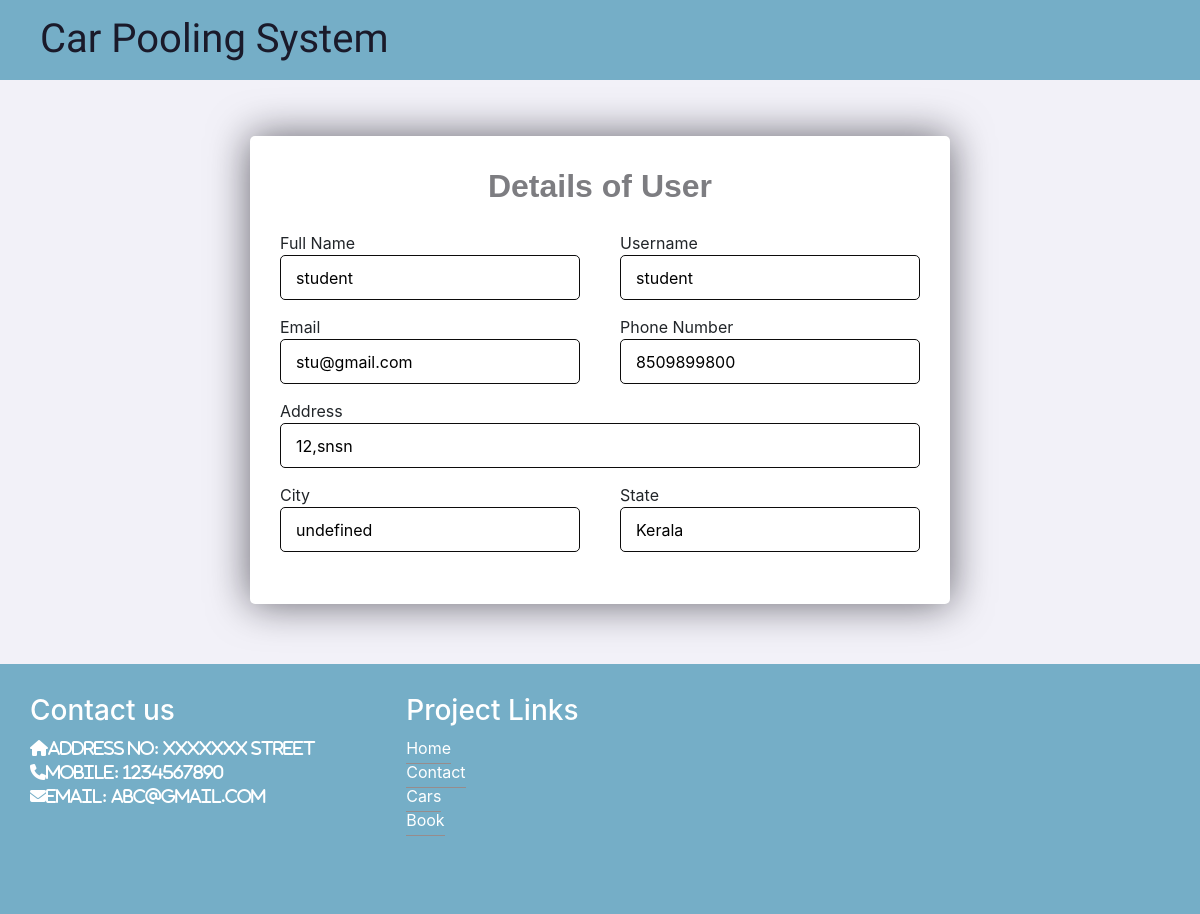
/myaccount (signed in), run on the app's committed database.
### website/models.py (models this page shows, shortened)
class Customer(models.Model):
    usern = models.OneToOneField(User, on_delete=models.CASCADE, max_length=80, unique=True, blank=True, default=None)
    fname = models.CharField(max_length=80, blank=True)
    email = models.EmailField(max_length=80, unique=True)
    password = models.CharField(max_length=200, default='default_password')
    gender = models.CharField(max_length=20)
    mobile = models.CharField(max_length=11, null=False)
    address = models.CharField(max_length=100, null=False)
    city = models.CharField(max_length=100, null=False)
    state = models.CharField(max_length=100, null=False)
    college = models.CharField(max_length=200, null=True, blank=True)
    degree = models.CharField(max_length=200, null=True, blank=True)
    field_of_study = models.CharField(max_length=200, null=True, blank=True)
    graduation_year = models.CharField(max_length=4, null=True, blank=True)
    current_status = models.CharField(max_length=100, null=True, blank=True)
    company_name = models.CharField(max_length=200, null=True, blank=True)
    role = models.CharField(max_length=200, null=True, blank=True)
    languages = models.CharField(max_length=500, null=True, blank=True)

### website/views.py (the view)
# urls.py: path('myaccount', views.MyAccount,name="myaccount"),
def MyAccount(request):
    if request.method == 'GET':
        if request.user.is_authenticated:
            user = request.user
            cust=Customer.objects.get(usern=user)
            context={'cust': cust}
            return render(request, "myaccount.html", context)

### templates/myaccount.html (shortened to what this page needs)
{% load static %}
<!doctype html>
<html lang="en">
<head>
    <link rel="stylesheet" href="https://cdnjs.cloudflare.com/ajax/libs/font-awesome/4.7.0/css/font-awesome.min.css">
    <link rel="stylesheet" href="https://maxcdn.bootstrapcdn.com/bootstrap/4.0.0/css/bootstrap.min.css"
>
    <link rel="stylesheet" type="text/css" href="{% static 'styles/registration.css'%}">
    <link rel="stylesheet" type="text/css" href="{% static 'styles/home.css'%}">
</head>
<body>
    <div class="topnav" id="myTopnav">
        <ul>
            <div id="name">
                <h1>Car Pooling System</h1>
            </div>
        </ul>
        <ul id="rest">
            {% if user.is_authenticated %}
            <ul><a href="{% url 'home' %}" class="active">Home</a></ul>
            <ul><a href="{% url 'searchmycar' %}">Book Your Car</a></ul>
            <ul><a href="{% url 'dashboard' %}">Dashboard</a></ul>
            <ul><a href="{% url 'allcars' %}">Cars</a></ul>
            <ul><a href="{% url 'mycar_list' %}">My Cars</a></ul>
            <ul><a href="{% url 'logout' %}">Logout</a></ul>
            {% endif %}
        </ul>
    </div>
    <div class="cssanimation sequence fadeInBottom">
    <div class="container1">
        <div class="title">
            <h3>Details of User</h3>
        </div>
        <div class="content">
            <form action="#" method="post">
                {% if user.is_authenticated %}
                <div class="user-details">
                    <div class="input-box">
                        <span class="details">Full Name</span>
                        <input name="Name" value="{{cust.fname}}">
                    </div>
                    <div class="input-box">
                        <span class="details">Username</span>
                        <input name="Name" value="{{cust.usern}}">
                    </div>
                    <div class="input-box">
                        <span class="details">Email</span>
                        <input name="Name" value="{{cust.email}}">
                    </div>
                    <div class="input-box">
                        <span class="details">Phone Number</span>
                        <input name="Name" value="{{cust.mobile}}">
                    </div>
                    <div class="input-box" style="width: 100%;">
                        <span class="details">Address</span>
                        <input name="Name" value="{{cust.address}}">
                    </div>
                    <div class="input-box">
                        <span class="details">City</span>
                        <input name="Name" value="{{cust.city}}">
                    </div>
                    <div class="input-box">
                        <span class="details">State</span>
                        <input name="Name" value="{{cust.state}}">
                    </div>
                </div>
            </form>
            {% endif %}
        </div>
    </div>
    </div>
    <footer>
        <div class="section1">
            <h3>Contact us</h3>
            <i class="fa fa-home">Address No: XXXXXXX Street</i></br>
            <i class="fa fa-phone">Mobile: 1234567890</i></br>
            <i class="fa fa-envelope">Email: abc@gmail.com</i></br>
        </div>
        <div class="section1">
            <h3>Project Links</h3>
            <a href="{% url 'home' %}">Home</a></br>
            <a href="{% url 'contact' %}">Contact</a></br>
            <a href="{% url 'allcars' %}">Cars</a></br>
            <a href="{% url 'searchmycar' %}">Book</a></br>
        </div>
    </footer>
</body>
</html>

### static/styles/registration.css (style rules this page uses)
body { justify-content: center; align-items: center; background-color: #f2f1f8; }
.container1 { max-width: 700px; width: 100%; background-color: #fff; padding: 25px 30px; border-radius: 5px; box-shadow: 0 0 40px rgba(8,7,16,0.6); margin-top: 0%; margin:0 auto; margin-bottom: 5%; }
.container1 h3 { font-size: 32px; font-weight: 800; line-height: 50px; text-align: center; color: #7d7d81; font-family: 'Gill Sans', 'Gill Sans MT', Calibri, 'Trebuchet MS', sans-serif; }
.content form .user-details { display: flex; flex-wrap: wrap; justify-content: space-between; margin: 20px 0 12px 0; }
form .user-details .input-box { margin-bottom: 15px; width: calc(100% / 2 - 20px); }
.user-details .input-box input { height: 45px; width: 100%; outline: none; font-size: 16px; border-radius: 5px; padding-left: 15px; border: 1px solid #0c0b0b; }
.cssanimation, .cssanimation span { animation-duration: 0.8s; animation-fill-mode: both; }
.cssanimation span { display: inline-block }
.fadeInBottom { animation-name: fadeInBottom }

### static/styles/home.css (style rules this page uses)
.topnav { background-color: rgb(117, 174, 199); overflow: hidden; width: 100%; height: 5em; display: inline-block; margin: 0; padding: 0; position: relative; }
.topnav a { float: right; display: block; color: #f2f2f2; text-align: center; padding: 14px 16px; text-decoration: none; font-size: 17px; font-family: 'Poppins',sans-serif; }
.active { color: white; }
#name { float: left; font-family: 'Kalam';font-size: 20px; color: #1a1a2a; margin-top: 15px; }
#rest { float: right; }
#rest ul { display: inline-block; margin-right: 5px; margin-left: 1px; }
.section1 { float:left; width:33%; }

### templates/myaccount.html (style rules this page uses)
.container1 { margin-top: 50px; }
footer { position: relative; padding: 10px 10px 0px 10px; bottom: 0; width: 100%; background: rgb(117, 174, 199); padding: 30px; text-decoration: none; height: 250px; color: #FFFFFF; }
footer a { border-bottom: 1px solid rgb(151, 140, 140); padding-bottom: 5px; text-decoration: none; color: white; padding-top: 3px; }
.cssanimation, .cssanimation span { animation-duration: 0.8s; animation-fill-mode: both; }
.cssanimation span { display: inline-block }
.fadeInBottom { animation-name: fadeInBottom }

### data on the page
Customer: Name "student", Name "stu@gmail.com", Name "8509899800", Name "12,snsn", Name "undefined", Name "Kerala"
